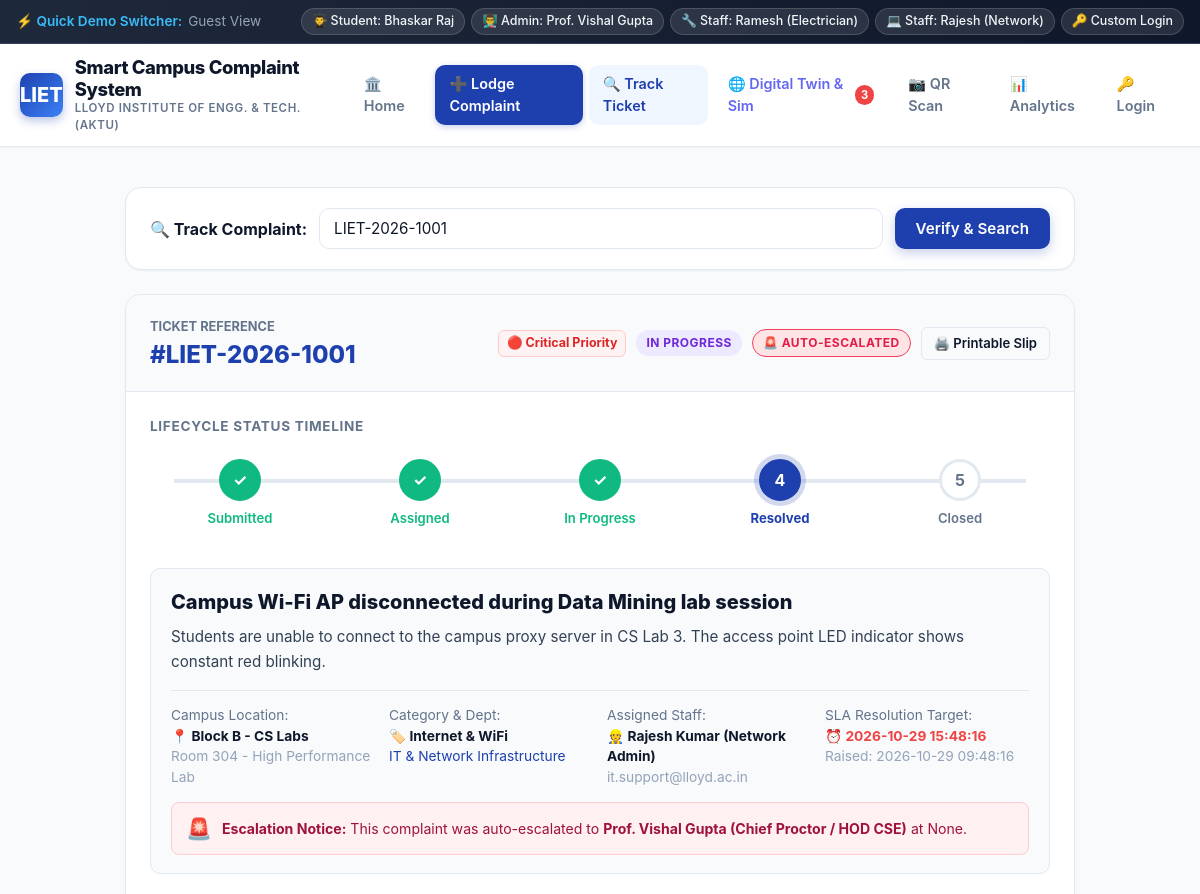
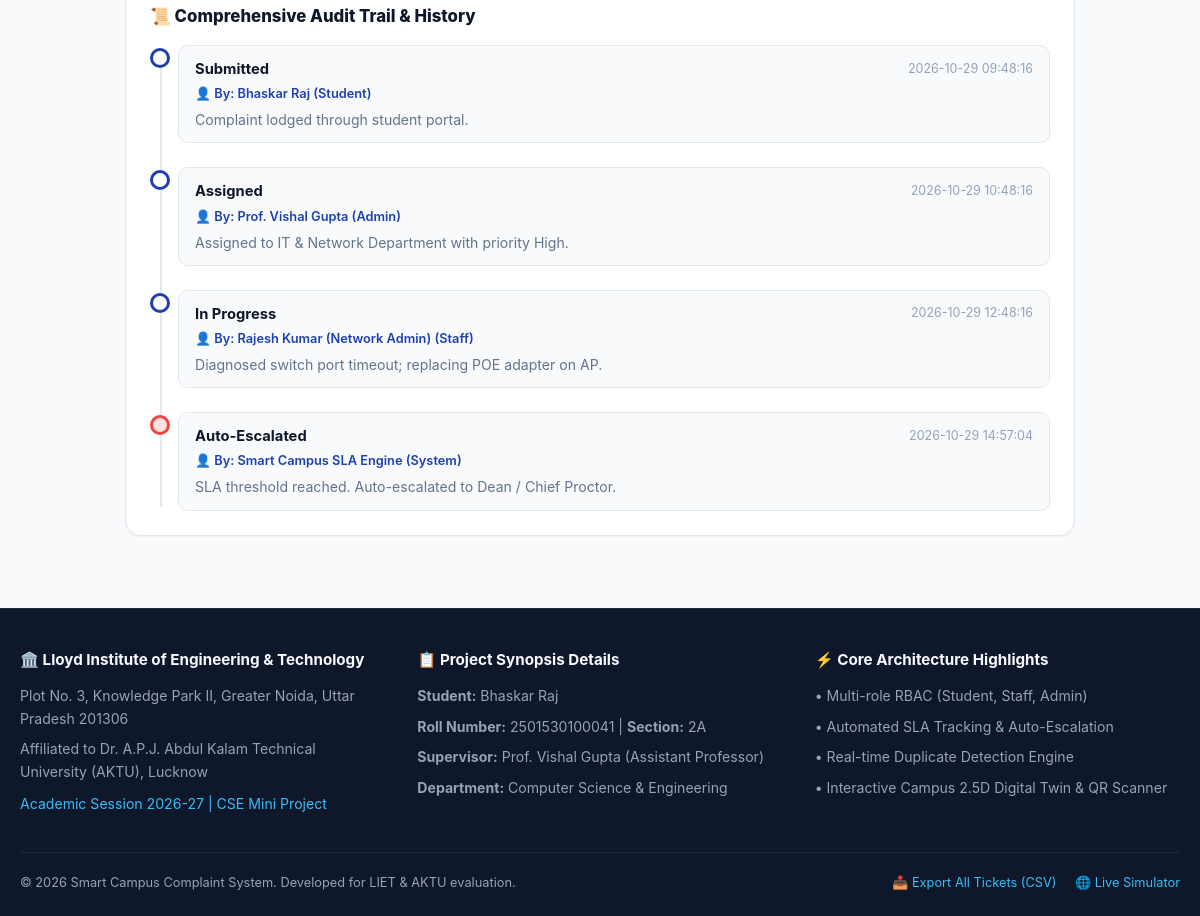
Page /track/LIET-2026-1001 on the committed database (2 pictures, top to bottom).
### tables this page shows
CREATE TABLE complaints (
        ticket_id TEXT PRIMARY KEY,
        user_id INTEGER,
        user_name TEXT,
        user_email TEXT,
        user_roll TEXT,
        category TEXT NOT NULL,
        subcategory TEXT,
        building_block TEXT NOT NULL,
        room_location TEXT NOT NULL,
        title TEXT NOT NULL,
        description TEXT NOT NULL,
        priority TEXT NOT NULL DEFAULT 'Medium',
        status TEXT NOT NULL DEFAULT 'Submitted',
        assigned_dept_id INTEGER,
        assigned_staff_name TEXT,
        image_path TEXT,
        resolution_remarks TEXT,
        resolution_image TEXT,
        sla_deadline TEXT,
        is_escalated INTEGER DEFAULT 0,
        escalated_to TEXT,
        escalated_at TEXT,
        upvotes INTEGER DEFAULT 0,
        created_at TEXT,
        updated_at TEXT,
        FOREIGN KEY (user_id) REFERENCES users (id),
        FOREIGN KEY (assigned_dept_id) REFERENCES departments (id)
    );

CREATE TABLE departments (
        id INTEGER PRIMARY KEY AUTOINCREMENT,
        name TEXT NOT NULL,
        code TEXT UNIQUE NOT NULL,
        head_name TEXT,
        head_email TEXT,
        sla_hours INTEGER DEFAULT 24,
        icon TEXT
    );

CREATE TABLE complaint_logs (
        id INTEGER PRIMARY KEY AUTOINCREMENT,
        ticket_id TEXT NOT NULL,
        action TEXT NOT NULL,
        performed_by TEXT NOT NULL,
        role TEXT NOT NULL,
        notes TEXT,
        created_at TEXT DEFAULT CURRENT_TIMESTAMP,
        FOREIGN KEY (ticket_id) REFERENCES complaints (ticket_id)
    );

### app.py (the view)
@app.route('/track/<ticket_id>')
def track_complaint(ticket_id):
    db = get_db()
    cursor = db.cursor()
    cursor.execute("""
    SELECT c.*, d.name as dept_name, d.head_name as dept_head, d.head_email as dept_email,
           f.rating as feedback_rating, f.comment as feedback_comment, f.created_at as feedback_time
    FROM complaints c
    LEFT JOIN departments d ON c.assigned_dept_id = d.id
    LEFT JOIN feedback f ON c.ticket_id = f.ticket_id
    WHERE c.ticket_id = ?
    """, (ticket_id,))
    ticket = cursor.fetchone()
    if not ticket:
        db.close()
        flash(f"No complaint found with ticket ID '{ticket_id}'. Please check the number and try again.", "warning")
        return render_template('track.html', ticket=None, search_id=ticket_id)
    cursor.execute("""
    SELECT * FROM complaint_logs
    WHERE ticket_id = ?
    ORDER BY created_at ASC
    """, (ticket_id,))
    logs = cursor.fetchall()
    db.close()
    return render_template('track.html', ticket=ticket, logs=logs)

### app.py (called while the page is built)
@app.before_request
def load_logged_in_user():
    user_id = session.get('user_id')
    if user_id is None:
        g.user = None
    else:
        db = get_db()
        cursor = db.cursor()
        cursor.execute("SELECT * FROM users WHERE id = ?", (user_id,))
        g.user = cursor.fetchone()
        db.close()

### database.py (called while the page is built)
def get_db():
    conn = sqlite3.connect(DB_PATH)
    conn.row_factory = sqlite3.Row
    conn.execute("PRAGMA foreign_keys = ON")
    return conn

### templates/track.html (shortened to what this page needs)
{% extends "base.html" %}
{% block content %}
<div style="max-width: 950px; margin: 0 auto;">
  <div class="card" style="margin-bottom: 24px;">
    <div class="card-body" style="padding: 20px 24px;">
      <form action="{{ url_for('track_index') }}" method="GET" style="display: flex; gap: 12px; align-items: center; flex-wrap: wrap;">
        <span style="font-weight: 700; color: var(--secondary); font-size: 1rem;">🔍 Track Complaint:</span>
        <input
          type="text"
          name="ticket_id"
          value="{{ ticket.ticket_id if ticket else search_id or '' }}"
          placeholder="Enter Ticket ID (e.g. LIET-2026-1001)..."
          class="form-control"
          style="flex: 1; min-width: 240px;"
          required
        >
        <button type="submit" class="btn btn-primary">
          Verify & Search
        </button>
      </form>
    </div>
  </div>
  {% if ticket %}
    <div class="card">
      <div class="card-header" style="background: #f8fafc; flex-wrap: wrap; gap: 10px;">
        <div>
          <span style="font-size: 0.8rem; font-weight: 700; color: var(--text-muted); text-transform: uppercase;">Ticket Reference</span>
          <h2 style="font-size: 1.5rem; font-weight: 800; color: var(--primary);">#{{ ticket.ticket_id }}</h2>
        </div>
        <div style="display: flex; align-items: center; gap: 10px; flex-wrap: wrap;">
          {% if ticket.priority == 'Critical' %}
            <span class="prio-pill prio-critical">🔴 Critical Priority</span>
          {% elif ticket.priority == 'High' %}
            <span class="prio-pill prio-high">🟠 High Priority</span>
          {% elif ticket.priority == 'Medium' %}
            <span class="prio-pill prio-medium">🔵 Medium Priority</span>
          {% else %}
            <span class="prio-pill prio-low">🟢 Low Priority</span>
          {% endif %}
          {% if ticket.status == 'Submitted' %}
            <span class="badge badge-submitted">Submitted</span>
          {% elif ticket.status == 'Assigned' %}
            <span class="badge badge-assigned">Assigned</span>
          {% elif ticket.status == 'In Progress' %}
            <span class="badge badge-in-progress">In Progress</span>
          {% elif ticket.status == 'Resolved' %}
            <span class="badge badge-resolved">Resolved</span>
          {% elif ticket.status == 'Closed' %}
            <span class="badge badge-closed">Closed</span>
          {% endif %}
          {% if ticket.is_escalated %}
            <span class="badge badge-escalated">🚨 Auto-Escalated</span>
          {% endif %}
          <a href="{{ url_for('print_slip', ticket_id=ticket.ticket_id) }}" target="_blank" class="btn btn-sm btn-outline">
            🖨️ Printable Slip
          </a>
        </div>
      </div>
      <div class="card-body">
        <div style="margin-bottom: 30px;">
          <h4 style="font-size: 0.85rem; font-weight: 700; color: var(--text-muted); text-transform: uppercase; margin-bottom: 12px; letter-spacing: 0.05em;">
            Lifecycle Status Timeline
          </h4>
          {% set s = ticket.status %}
          <div class="stepper-container" style="padding-top: 10px;">
            <ul class="stepper">
              <li class="step-item {% if s in ('Submitted', 'Assigned', 'In Progress', 'Resolved', 'Closed') %}completed{% endif %}">
                <div class="step-circle">✓</div>
                <div class="step-label">Submitted</div>
              </li>
              <li class="step-item {% if s in ('Assigned', 'In Progress', 'Resolved', 'Closed') %}completed{% elif s == 'Submitted' %}active{% endif %}">
                <div class="step-circle">{% if s in ('Assigned', 'In Progress', 'Resolved', 'Closed') %}✓{% else %}2{% endif %}</div>
                <div class="step-label">Assigned</div>
              </li>
              <li class="step-item {% if s in ('In Progress', 'Resolved', 'Closed') %}completed{% elif s == 'Assigned' %}active{% endif %}">
                <div class="step-circle">{% if s in ('In Progress', 'Resolved', 'Closed') %}✓{% else %}3{% endif %}</div>
                <div class="step-label">In Progress</div>
              </li>
              <li class="step-item {% if s in ('Resolved', 'Closed') %}completed{% elif s == 'In Progress' %}active{% endif %}">
                <div class="step-circle">{% if s in ('Resolved', 'Closed') %}✓{% else %}4{% endif %}</div>
                <div class="step-label">Resolved</div>
              </li>
              <li class="step-item {% if s == 'Closed' %}completed{% elif s == 'Resolved' %}active{% endif %}">
                <div class="step-circle">{% if s == 'Closed' %}✓{% else %}5{% endif %}</div>
                <div class="step-label">Closed</div>
              </li>
            </ul>
          </div>
        </div>
        <div style="background: #f8fafc; border: 1px solid var(--border); border-radius: var(--radius-md); padding: 18px 20px; margin-bottom: 24px;">
          <h3 style="font-size: 1.25rem; font-weight: 800; color: var(--secondary); margin-bottom: 8px;">
            {{ ticket.title }}
          </h3>
          <p style="color: #334155; font-size: 0.95rem; line-height: 1.6; margin-bottom: 16px;">
            {{ ticket.description }}
          </p>
          <div style="display: grid; grid-template-columns: repeat(auto-fit, minmax(200px, 1fr)); gap: 14px; font-size: 0.86rem; border-top: 1px solid var(--border); padding-top: 14px;">
            <div>
              <span style="color: var(--text-muted); display: block;">Campus Location:</span>
              <b style="color: var(--secondary);">📍 {{ ticket.building_block }}</b>
              <div style="color: var(--text-subtle);">{{ ticket.room_location }}</div>
            </div>
            <div>
              <span style="color: var(--text-muted); display: block;">Category & Dept:</span>
              <b style="color: var(--secondary);">🏷️ {{ ticket.category }}</b>
              <div style="color: var(--primary);">{{ ticket.dept_name or 'Auto-assigning...' }}</div>
            </div>
            <div>
              <span style="color: var(--text-muted); display: block;">Assigned Staff:</span>
              <b style="color: var(--secondary);">👷 {{ ticket.assigned_staff_name or 'Pending Dispatch' }}</b>
              <div style="color: var(--text-subtle);">{{ ticket.dept_email or 'Helpdesk' }}</div>
            </div>
            <div>
              <span style="color: var(--text-muted); display: block;">SLA Resolution Target:</span>
              <b style="color: var(--danger);">⏰ {{ ticket.sla_deadline or 'Within 24 Hours' }}</b>
              <div style="color: var(--text-subtle);">Raised: {{ ticket.created_at }}</div>
            </div>
          </div>
          {% if ticket.is_escalated %}
            <div style="background: #fff1f2; border: 1px solid #fecdd3; border-radius: 8px; padding: 10px 14px; margin-top: 14px; display: flex; align-items: center; gap: 10px;">
              <span style="font-size: 1.3rem;">🚨</span>
              <div style="font-size: 0.88rem; color: #9f1239;">
                <b>Escalation Notice:</b> This complaint was auto-escalated to <b>{{ ticket.escalated_to }}</b> at {{ ticket.escalated_at }}.
              </div>
            </div>
          {% endif %}
        </div>
        <h4 style="font-size: 1.05rem; font-weight: 800; color: var(--secondary); margin-bottom: 16px; display: flex; align-items: center; gap: 8px;">
          <span>📜 Comprehensive Audit Trail & History</span>
        </h4>
        <ul class="timeline">
          {% for log in logs %}
            <li class="timeline-item {% if log.action == 'Escalated' or log.action == 'Auto-Escalated' %}escalated{% endif %}">
              <div class="timeline-dot"></div>
              <div class="timeline-content">
                <div class="timeline-header">
                  <span class="timeline-title">{{ log.action }}</span>
                  <span class="timeline-time">{{ log.created_at }}</span>
                </div>
                <div class="timeline-actor">
                  👤 By: {{ log.performed_by }} ({{ log.role }})
                </div>
                {% if log.notes %}
                  <div class="timeline-notes">
                    {{ log.notes }}
                  </div>
                {% endif %}
              </div>
            </li>
          {% endfor %}
        </ul>
      </div>
    </div>
  {% endif %}
</div>
{% endblock %}

### rows in the picture
complaints: ticket_id "LIET-2026-1001", title "Campus Wi-Fi AP disconnected during Data Mining lab session", description "Students are unable to connect to the campus proxy server in CS Lab 3. The access point LED indicator shows constant red blinking.", building_block "Block B - CS Labs", room_location "Room 304 - High Performance Lab", category "Internet & WiFi", assigned_staff_name "Rajesh Kumar (Network Admin)", sla_deadline "2026-10-29 15:48:16", created_at "2026-10-29 09:48:16", escalated_to "Prof. Vishal Gupta (Chief Proctor / HOD CSE)"
departments: name "IT & Network Infrastructure", head_email "it.support@lloyd.ac.in"
complaint_logs: action "Submitted", created_at "2026-10-29 09:48:16", performed_by "Bhaskar Raj", role "Student", notes "Complaint lodged through student portal."
complaint_logs: action "Assigned", created_at "2026-10-29 10:48:16", performed_by "Prof. Vishal Gupta", role "Admin", notes "Assigned to IT & Network Department with priority High."
complaint_logs: action "In Progress", created_at "2026-10-29 12:48:16", performed_by "Rajesh Kumar (Network Admin)", role "Staff", notes "Diagnosed switch port timeout; replacing POE adapter on AP."
complaint_logs: action "Auto-Escalated", created_at "2026-10-29 14:57:04", performed_by "Smart Campus SLA Engine", role "System", notes "SLA threshold reached. Auto-escalated to Dean / Chief Proctor."

### other values in the picture
{{ global_escalated_count }} "3"
{{ ticket.escalated_at }} "None"
